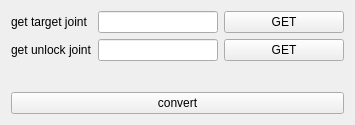
<?xml version="1.0" encoding="UTF-8"?>
<ui version="4.0">
 <class>edo_convertSoftSelectionToSkinClusterWeightUI</class>
 <widget class="QWidget" name="edo_convertSoftSelectionToSkinClusterWeightUI">
  <property name="geometry">
   <rect>
    <x>0</x>
    <y>0</y>
    <width>355</width>
    <height>125</height>
   </rect>
  </property>
  <property name="windowTitle">
   <string>edo_covertSoftSelectionToSkinClusterUI</string>
  </property>
  <layout class="QGridLayout" name="gridLayout">
   <item row="0" column="0">
    <widget class="QLabel" name="label">
     <property name="text">
      <string>get target joint</string>
     </property>
    </widget>
   </item>
   <item row="0" column="1">
    <widget class="QLineEdit" name="gettarget_line"/>
   </item>
   <item row="0" column="2">
    <widget class="QPushButton" name="gettarget_bt">
     <property name="text">
      <string>GET</string>
     </property>
    </widget>
   </item>
   <item row="1" column="0">
    <widget class="QLabel" name="label_2">
     <property name="text">
      <string>get unlock joint</string>
     </property>
    </widget>
   </item>
   <item row="1" column="1">
    <widget class="QLineEdit" name="getunlock_line"/>
   </item>
   <item row="1" column="2">
    <widget class="QPushButton" name="getunlock_bt">
     <property name="text">
      <string>GET</string>
     </property>
    </widget>
   </item>
   <item row="4" column="0" colspan="3">
    <widget class="QPushButton" name="convert_bt">
     <property name="text">
      <string>convert</string>
     </property>
    </widget>
   </item>
   <item row="2" column="1">
    <spacer name="verticalSpacer">
     <property name="orientation">
      <enum>Qt::Vertical</enum>
     </property>
     <property name="sizeHint" stdset="0">
      <size>
       <width>20</width>
       <height>52</height>
      </size>
     </property>
    </spacer>
   </item>
   <item row="2" column="2">
    <spacer name="horizontalSpacer">
     <property name="orientation">
      <enum>Qt::Horizontal</enum>
     </property>
     <property name="sizeHint" stdset="0">
      <size>
       <width>40</width>
       <height>20</height>
      </size>
     </property>
    </spacer>
   </item>
  </layout>
 </widget>
 <resources/>
 <connections/>
</ui>
